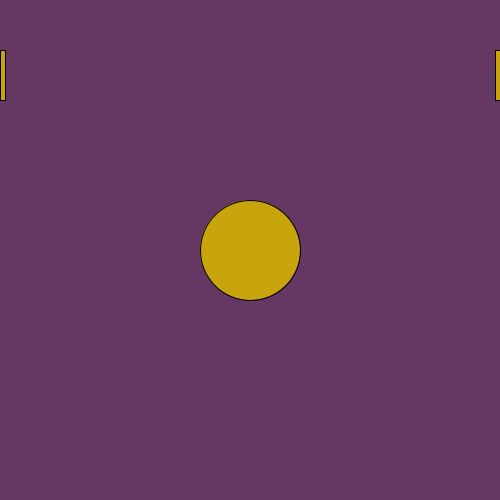
Frame 1 (no input)
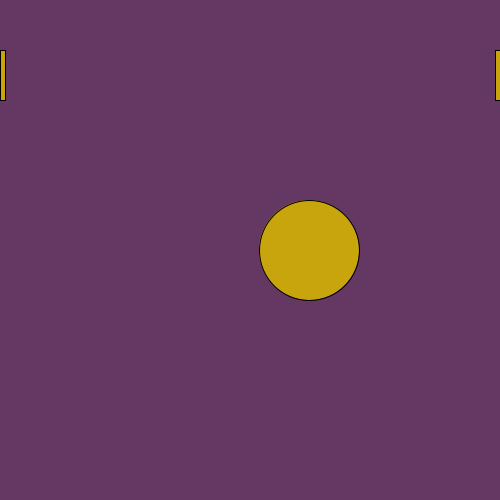
Frame 60 (the mouse pressed at the canvas centre just before this capture)
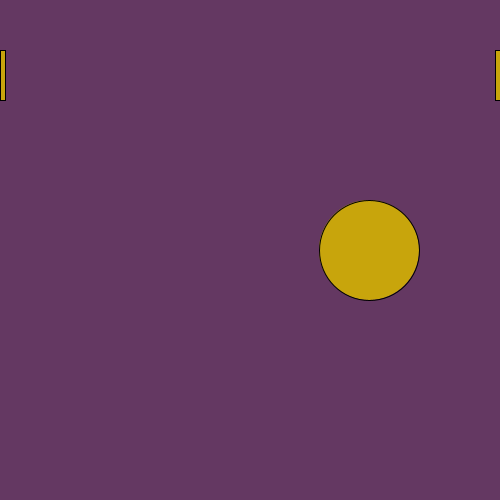
Frame 120 (the mouse held since frame 60 and released just before this capture)

The Processing sketch that drew these frames (run headless with seeded random() and noise(); from frame 60 on, the mouse is pressed at the canvas centre):

// Processing sketch: processing_43058
// ── processing_43058.pde

int xPos; // x position of the ball
int yPos; // y position of the ball
int dia=100; // diameter of the ball
boolean testEdge; // tests to see if the ball has reached the edge
int leftPadxPos = 0; // xposition for the left paddle
int leftPadyPos = 50; // y position of the left paddle 
int rightPadxPos = 495; // x position of the right paddle
int rightPadyPos = 50; // y position of the right paddle
String gameOver = "GAME OVER"; //game over message
float sinWave; //sine wave value for the 'Game Over Fade'



void setup() {
  size(500, 500);
  smooth();  
  //initiate the starting position for the ball.
  xPos=width/2;
  yPos=height/2;
}

void draw() {
  background(100,56,98);
  fill(200,165,12);
  //draw the ball
  ellipse(xPos, yPos, dia, dia); 
  //draw two rectangles for the paddles at either side of the screen
  rect(leftPadxPos, leftPadyPos, 5, 50); 
  rect(rightPadxPos, rightPadyPos, 5, 50);

  //controls the left and right paddle y positions using keys 'a, z, k and m'
  if(keyPressed) {
    if (key == 'a') {
      leftPadyPos -=1;
    }
    if (key == 'z') {
      leftPadyPos +=1;
    }
    if (key == 'k') {
      rightPadyPos -=1;
    }
    if (key == 'm') {
      rightPadyPos +=1;
    }
  }

  //tests to see if the ball has hit one of the paddles to decide on the ball direction.
  if(testEdge==true) {
    xPos-=1;
  }

  if(testEdge==false) {
    xPos+=1;
  }

  //sets the true or false values for the test edge boolean.
  //For example the first bit of code below says:
  //IF THE BALLS X POSITION IS 500 MINUS HALF THE DIAMETER OF THE BALL AND
  //THE Y POSITION IS LESS THAN THE YPOSITION OF THE RIGHT PADDLE AND
  //LESS THAN THE LENGTH OF THE PADDLE THEN
  //MAKE THE BOOKLEAN "testEdge" TRUE
  
  if((xPos == 500-(dia/2)) && (yPos > rightPadyPos) && (yPos < (rightPadyPos + 50))) {
    testEdge=true;
  }
  if((xPos == 0+(dia/2)) && (yPos > leftPadyPos) && (yPos < (leftPadyPos + 50))) {
    testEdge=false;
  }
  
  //if the ball has left the screen show the game over message and fade it in and out
  if ((xPos < 0) || (xPos > 500)) {
    fill(123,299,12,266*sin(sinWave));
    textAlign(CENTER);
    sinWave+=0.05;
    text(gameOver, height/2,width/2);
  }
}
           
                
